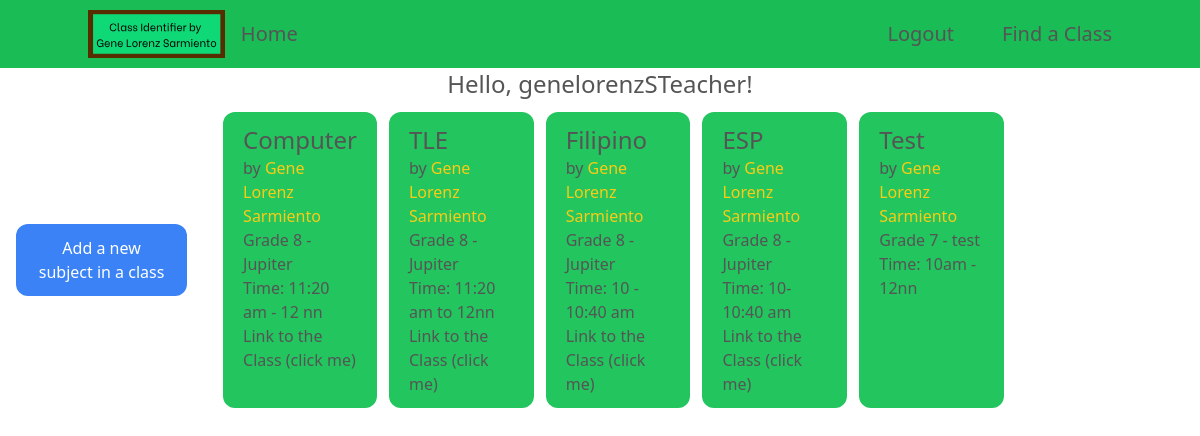
The page / (signed in) on the database its author committed.
### tables this page shows
CREATE TABLE users (
    id INTEGER PRIMARY KEY AUTOINCREMENT,
    first_name TEXT,
    last_name TEXT,
    username TEXT NOT NULL,
    password TEXT NOT NULL,
    grade INTEGER,
    section TEXT,
    school_role TEXT,
    school TEXT
);

CREATE TABLE subjects (
    id INTEGER PRIMARY KEY AUTOINCREMENT,
    subject TEXT NOT NULL,
    grade INTEGER NOT NULL,
    section TEXT NOT NULL,
    time TEXT,
    link TEXT,
    teacher TEXT NOT NULL
);

### app.py (the view)
@app.route("/", methods=["GET"])
@login_required
def index():
    if session.get("user_id") is None:
        return redirect("/login")
    school_role = session["school_role"]
    id = session["user_id"]
    username = db.execute("SELECT username FROM users WHERE id = ?", id)[0]['username']
    rows = None
    if school_role == "Teacher" or school_role == "Principal":
        first_name = db.execute("SELECT first_name FROM users WHERE id = ?", session["user_id"])[0]["first_name"]
        last_name = db.execute("SELECT last_name FROM users WHERE id = ?", session["user_id"])[0]["last_name"]
        name = f"{first_name} {last_name}"
        rows = db.execute("SELECT * FROM subjects WHERE teacher = ?", name)
        print(rows)
    else:
        grade = db.execute("SELECT grade FROM users WHERE id = ?", id)[0]['grade']
        rows = db.execute("SELECT * FROM subjects WHERE grade = ?", grade)
        print(rows)
    return render_template("index.html", name=username, role=school_role, rows=rows)

### helpers.py (called while the page is built)
def login_required(f):
    @wraps(f)
    def decorated_function(*args, **kwargs):
        if session.get("user_id") is None:
            return redirect("/login")
        return f(*args, **kwargs)
    return decorated_function

### templates/index.html
{% extends "layout.html"%} {% block content %}
<h1 class="text-center text-2xl bold">Hello, {{ name }}!</h1>
<div class="block container md:flex items-center">
  {% if role == "Teacher" %}
  <button
    class="px-5 py-3 text-white bg-blue-500 mx-4 rounded-xl"
    onclick='location.href = "/add_subject" '
  >
    <a href="/add_subject"> Add a new subject in a class</a>
  </button>
  {% endif %}
  <div class="block px-5 py-3 gap-3 md:flex">
    {% for row in rows %}
    <div class="bg-green-500 mb-3 px-5 rounded-xl md:m-0 md:py-3">
      <h1 class="bold text-2xl">{{ row.subject}}</h1>
      <h1>by <span class="text-yellow-400">{{ row.teacher }}</span></h1>
      <h1>Grade {{ row.grade }} - {{ row.section }}</h1>
      <h1>Time: {{ row.time }}</h1>
      {% if row.link %}
      <a href="{{ row.link }}">Link to the Class (click me)</a>
      {% endif %}
    </div>
    {% endfor %}
  </div>
</div>
{% endblock %}

### templates/layout.html (shortened to what this page needs)
<!DOCTYPE html>
<html lang="en">
  <head>
    <link href="../static/output.css" rel="stylesheet" />
    <link href="../static/index.css" rel="stylesheet" />
  </head>
  <body>
    <nav class="bg-[#19bc55] px-2 sm:px-4 py-2.5 navbar">
      <div
        class="container flex flex-wrap justify-center items-center mx-auto gap-4"
      >
        <a href="/" class="flex items-center">
          <img
            src="/static/logo class identifier GLS.svg"
            class="mr-3 h-20 sm:h-12 w-full md:block md:w-auto mr-auto text-center text-xl"
            alt="Logo of class identifier of Gene Lorenz Sarmiento"
          />
        </a>
        <div class="w-full md:block md:w-auto mr-auto text-center text-xl">
          <a href="/">Home</a>
        </div>
        <div class="w-full md:block md:w-auto">
          <ul
            class="flex flex-col mt-4 text-center gap-4 md:flex-row md:gap-4 md:space-x-8 md:mt-0"
          >
            {% if session["user_id"]%}
            <a href="/logout" class="text-xl">Logout</a>
            <a href="/find_class" class="text-xl">Find a Class</a>
            {% else %}
            <a href="/login" class="text-xl">Login</a>
            <a href="/register" class="text-xl">Register</a>
            <a href="/find_class" class="text-xl">Find a Class</a>
            {% endif %}
          </ul>
        </div>
      </div>
    </nav>
    <main>{% block content %}{% endblock %}</main>
  </body>
</html>

### static/index.css (style rules this page uses)
@media (prefers-color-scheme: light) { body { background: white; color: #555; } }

### rows shown on the page
users: username "genelorenzSTeacher"
subjects: subject "Computer", teacher "Gene Lorenz Sarmiento", grade "8", section "Jupiter", time "11:20 am - 12 nn"
subjects: subject "TLE", teacher "Gene Lorenz Sarmiento", grade "8", section "Jupiter", time "11:20 am to 12nn"
subjects: subject "Filipino", teacher "Gene Lorenz Sarmiento", grade "8", section "Jupiter", time "10 - 10:40 am"
subjects: subject "ESP", teacher "Gene Lorenz Sarmiento", grade "8", section "Jupiter", time "10-10:40 am"
subjects: subject "Test", teacher "Gene Lorenz Sarmiento", grade "7", section "test", time "10am - 12nn"
